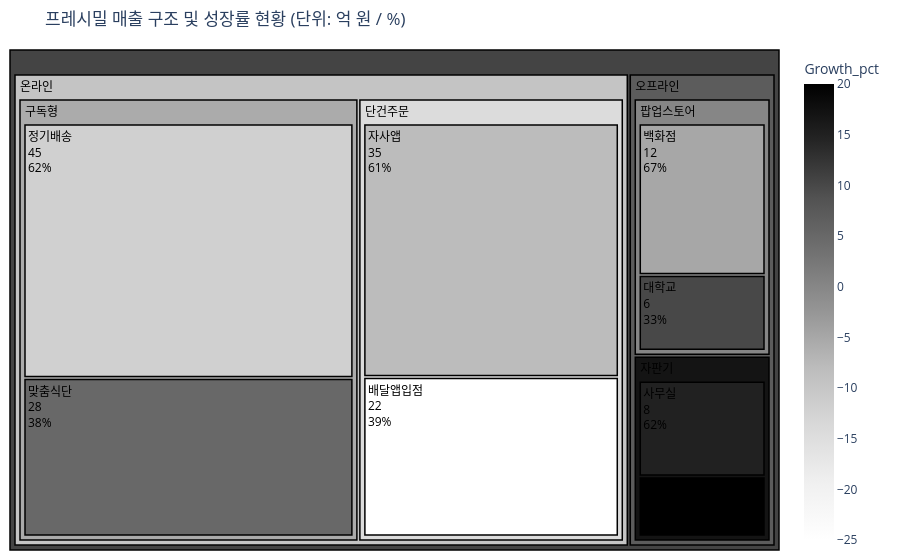

The cell this chart's notebook holds for it:
### Markdown cell above
---

## 과제 1. MECE 검증과 매출 분해 (9점)

### 요구사항

1. **(3점)** 매출 데이터의 분류(Level1 → Level2 → Level3)가 **MECE를 만족하는지** 판단하세요.
   - 상호 배타적(ME)인가? 전체 포괄적(CE)인가?
   - 빠진 항목이 있다면 어떤 것인지 서술

2. **(3점)** 매출 데이터를 **Sunburst 차트** 또는 **Treemap**으로 시각화하세요.
   - Level1 → Level2 → Level3 계층 구조가 보여야 합니다

3. **(3점)** 성장률이 마이너스인 항목만 추출하여, 이 항목들의 매출이 전체에서 차지하는 **비율(%)**을 계산하고 `print()`로 출력하세요.

### Code cell
# ✏️ 과제 1-1: Sunburst 또는 Treemap 시각화
import plotly.express as px
import pandas as pd

# 데이터 로드 및 전처리
data = {
    'Level1': ['온라인', '온라인', '온라인', '온라인', '오프라인', '오프라인', '오프라인', '오프라인'],
    'Level2': ['구독형', '구독형', '단건주문', '단건주문', '자판기', '자판기', '팝업스토어', '팝업스토어'],
    'Level3': ['정기배송', '맞춤식단', '자사앱', '배달앱입점', '사무실', '헬스장', '백화점', '대학교'],
    'Value_억원': [45, 28, 35, 22, 8, 5, 12, 6],
    'Growth_pct': [-12, 5, -8, -25, 15, 20, -5, 10]
}
df = pd.DataFrame(data)

# Treemap 생성
fig = px.treemap(
    df, 
    path=['Level1', 'Level2', 'Level3'], 
    values='Value_억원',
    color='Growth_pct',
    color_continuous_scale='Greys', # 검정/회색 기조 유지
    title='프레시밀 매출 구조 및 성장률 현황 (단위: 억 원 / %)',
    hover_data={'Growth_pct': ':.1f'}
)

# 텍스트 및 마커 스타일링 (요청 규칙 적용)
fig.update_traces(
    textfont_color='black',            # 모든 텍스트 검정색
    marker=dict(
        line=dict(color='black', width=1.5), # 검정 테두리
        pad=dict(b=5, l=5, r=5, t=25)        # 가독성 여백
    ),
    textinfo="label+value+percent parent"    # 항목명, 매출액, 부모 대비 비중 표시
)

# 레이아웃 설정 (흰색 배경)
fig.update_layout(
    plot_bgcolor='white',
    paper_bgcolor='white',
    margin=dict(t=50, l=10, r=10, b=10)
)

fig.show()

### Figure 1 — Plotly figure (JSON) as saved in the notebook; plotly's stock layout.template omitted (floating-point values rounded to 4 significant figures)
{"data": [{"branchvalues": "total", "customdata": [[-12.0], [5.0], [-8.0], [-25.0], [15.0], [20.0], [-5.0], [10.0], [-5.479], [-14.56], [16.92], [0.0], [-9.462], [7.097]], "domain": {"x": [0, 1], "y": [0, 1]}, "hovertemplate": "labels=%{label}<br>Value_억원=%{value}<br>parent=%{parent}<br>id=%{id}<br>Growth_pct=%{color:.1f}<extra></extra>", "ids": ["온라인/구독형/정기배송", "온라인/구독형/맞춤식단", "온라인/단건주문/자사앱", "온라인/단건주문/배달앱입점", "오프라인/자판기/사무실", "오프라인/자판기/헬스장", "오프라인/팝업스토어/백화점", "오프라인/팝업스토어/대학교", "온라인/구독형", "온라인/단건주문", "오프라인/자판기", "오프라인/팝업스토어", "온라인", "오프라인"], "labels": ["정기배송", "맞춤식단", "자사앱", "배달앱입점", "사무실", "헬스장", "백화점", "대학교", "구독형", "단건주문", "자판기", "팝업스토어", "온라인", "오프라인"], "marker": {"coloraxis": "coloraxis", "colors": [-12.0, 5.0, -8.0, -25.0, 15.0, 20.0, -5.0, 10.0, -5.479, -14.56, 16.92, 0.0, -9.462, 7.097], "line": {"color": "black", "width": 1.5}, "pad": {"b": 5, "l": 5, "r": 5, "t": 25}}, "name": "", "parents": ["온라인/구독형", "온라인/구독형", "온라인/단건주문", "온라인/단건주문", "오프라인/자판기", "오프라인/자판기", "오프라인/팝업스토어", "오프라인/팝업스토어", "온라인", "온라인", "오프라인", "오프라인", "", ""], "textfont": {"color": "black"}, "textinfo": "label+value+percent parent", "type": "treemap", "values": [45.0, 28.0, 35.0, 22.0, 8.0, 5.0, 12.0, 6.0, 73.0, 57.0, 13.0, 18.0, 130.0, 31.0]}], "layout": {"coloraxis": {"colorbar": {"title": {"text": "Growth_pct"}}, "colorscale": [[0, "rgb(255,255,255)"], [0.125, "rgb(240,240,240)"], [0.25, "rgb(217,217,217)"], [0.375, "rgb(189,189,189)"], [0.5, "rgb(150,150,150)"], [0.625, "rgb(115,115,115)"], [0.75, "rgb(82,82,82)"], [0.875, "rgb(37,37,37)"], [1, "rgb(0,0,0)"]]}, "legend": {"tracegroupgap": 0}, "margin": {"b": 10, "l": 10, "r": 10, "t": 50}, "paper_bgcolor": "white", "plot_bgcolor": "white", "title": {"text": "프레시밀 매출 구조 및 성장률 현황 (단위: 억 원 / %)"}}}
